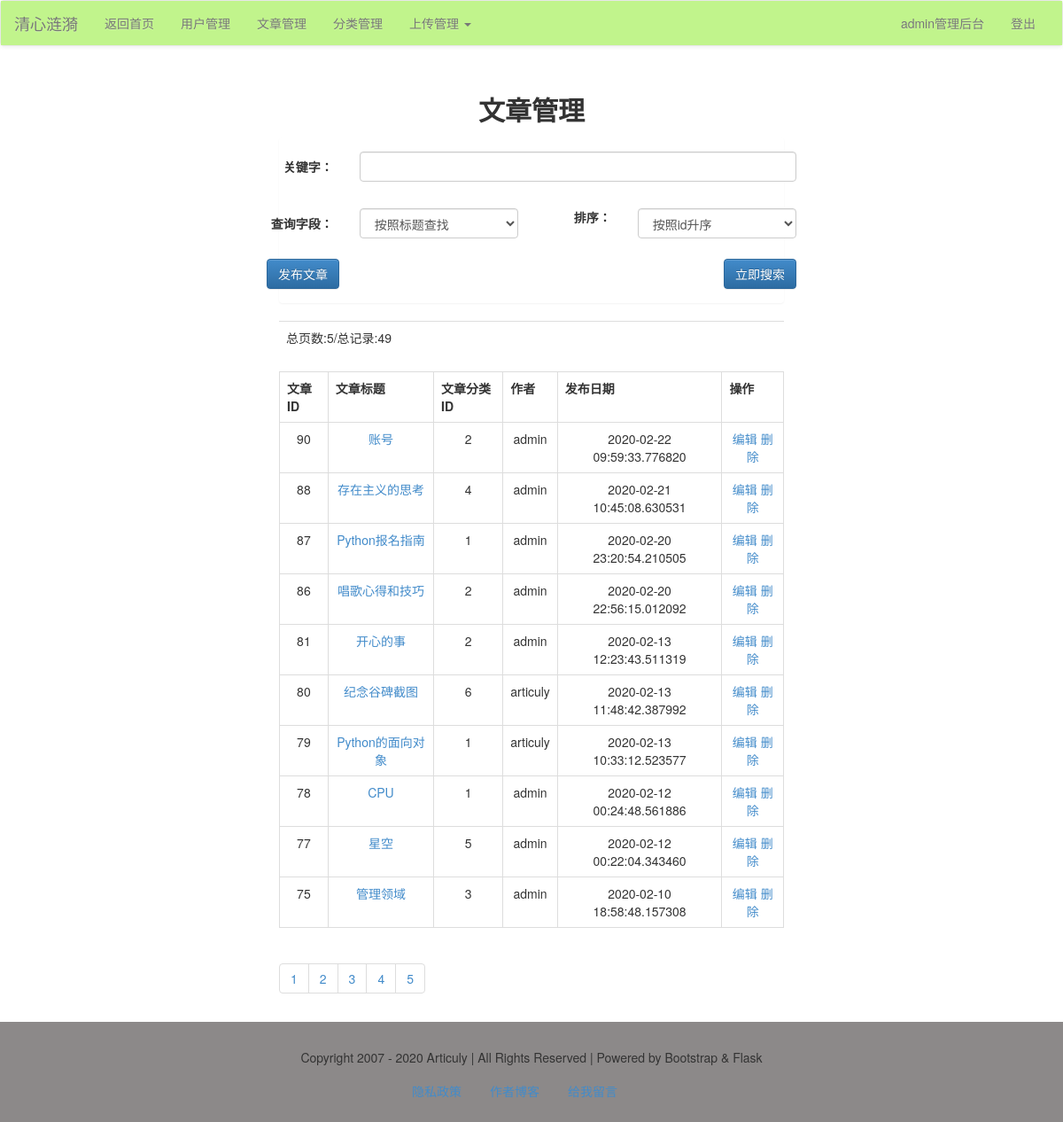
The app's page /admin/article/list/ (signed in), older data.
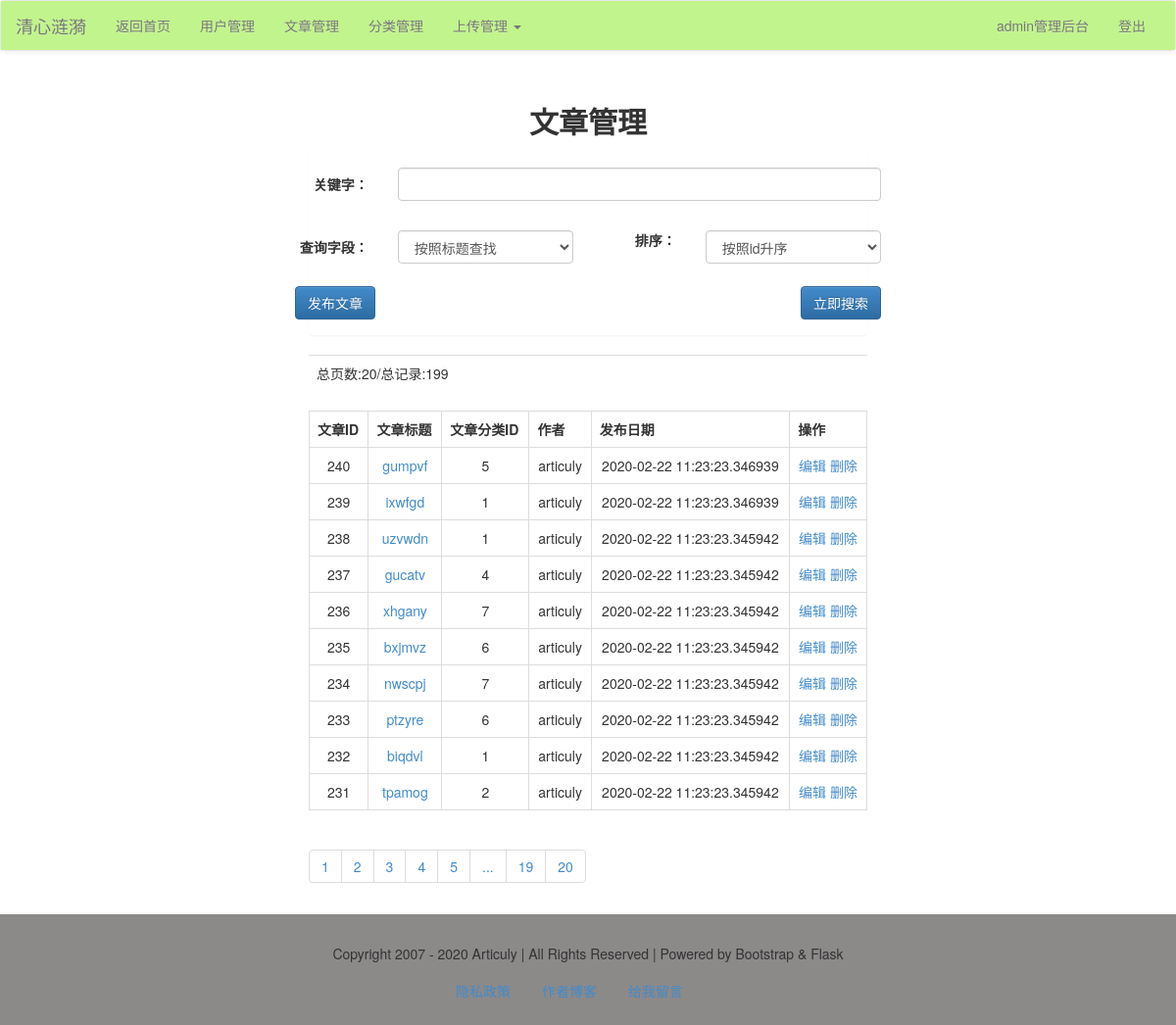
The same page, newer data.
### models.py (models this page shows)
class Article(db.Model):
    id = db.Column(db.Integer, primary_key=True)
    title = db.Column(db.String)
    thumb = db.Column(db.String)
    intro = db.Column(db.String)
    author = db.Column(db.String)
    content = db.Column(db.Text)
    pubdate = db.Column(db.DateTime, default=datetime.now)
    cate_id = db.Column(db.Integer, db.ForeignKey('category.cate_id'))

### admin/articles.py (the view)
@admin_app.route("/article/list/", methods=['get', 'post'])
def article_list():
    form = ArticleSearchForm()
    q = request.args.get('q')
    page = request.args.get('page', 1)
    if q is not None:
        form_field = request.args.get('field')
        form_order = request.args.get('order')
        print(q, page, form_field, form_order)
        if form_field == 'title':
            condition = Article.title.like('%%%s%%' % q)
        else:
            condition = Article.content.like('%%%s%%' % q)
        if form_order == '1':
            order = Article.id.asc()
        else:
            order = Article.id.desc()
        res = Article.query.filter(condition).order_by(order).paginate(int(page), 10)
        articles = res.items
        pageList = res.iter_pages()
        total = res.total
        pages = res.pages
        return render_template('admin/article/article_list.html', articles=articles, pageList=pageList,
                               total=total,
                               pages=pages, form=form, q=q, field=form_field, order=form_order)
    else:
        res = Article.query.order_by(Article.id.desc()).paginate(int(page), 10)
        articles = res.items
        pageList = res.iter_pages()
        total = res.total
        pages = res.pages
        return render_template("admin/article/article_list.html", articles=articles, pageList=pageList, total=total,
                               pages=pages, form=form)

### forms/article_form.py
class ArticleSearchForm(FlaskForm):
    q = StringField('关键字：',
                    validators=[DataRequired()],
                    render_kw={'class': 'form-control'})
    field = SelectField('查询字段：',
                        choices=[('title', '按照标题查找'), ('content', '按照内容查找')],
                        render_kw={'class': 'form-control'})
    order = SelectField('排序：', choices=[('1', '按照id升序'), ('2', '按照id降序')],
                        render_kw={'class': 'form-control'})

### admin/admin_app.py (called while the page is built)
@admin_app.before_request
@login_required
def is_admin():
    print(session['user'])
    if session['user'] != 'admin':
        print('user is someone else.')
        return redirect(url_for('login'))

### app.py (called while the page is built)
@app.context_processor
def account():
    username = session.get('user')
    return {'username': username}

@app.context_processor
def getCateList():
    cates = Category.query.all()
    return {'cates': cates}

### libs.py (called while the page is built)
def login_required(func):
    @wraps(func)
    def decorator_nest(*args, **kwargs):
        if not 'user' in session:
            return redirect(url_for('login'))
        else:
            print(func)
            return func(*args, **kwargs)
    return decorator_nest

### templates/admin/article/article_list.html (shortened to what the changed rows need)
{% extends "admin/admin_base.html" %}
{% block content %}
    <div class="container-fluid">
        <div class="row">
            <div class="main col-lg-6 col-lg-offset-3 col-md-8 col-md-offset-2 col-sm-10 col-sm-offset-1 col-xs-12">
                <h2 class="text-center"><b>文章管理</b></h2>
                <table class="table">
                    <tr>
                        <td>总页数:{{ pages }}/总记录:{{ total }}</td>
                    </tr>
                </table>
                <table class="table table-bordered">
                    <tr>
                        <th>文章ID</th>
                        <th>文章标题</th>
                        <th>文章分类ID</th>
                        <th>作者</th>
                        <th>发布日期</th>
                        <th>操作</th>
                    </tr>
                    {% for article in articles %}
                        <tr id="article_{{ article.id }}" class="text-center">
                            <td>{{ article.id }}</td>
                            <td>
                                <a href="{{ url_for("article_app.view", article_id=article.id) }}">{{ article.title }}</a>
                            </td>
                            <td>{{ article.cate_id }}</td>
                            <td>{{ article.author }}</td>
                            <td>{{ article.pubdate }}</td>
                            <td>
                                <a href="{{ url_for("admin_app.article_edit", article_id=article.id) }}"
                                   target="_blank">编辑</a>
                                <a href="javascript:delArticle({{ article.id }})">删除</a>
                            </td>
                        </tr>
                    {% endfor %}
                </table>
                <ul class="pagination">
                    {% for page in pageList %}
                        {% if page!=None %}
                            {% if q==None %}
                                <li><a href="?page={{ page }}">{{ page }}</a></li>
                            {% else %}
                                <li>
                                    <a href="?page={{ page }}&q={{ q }}&field={{ field }}&order={{ order }}">{{ page }}</a>
                                </li>
                            {% endif %}
                        {% else %}
                            <li><a href="#">...</a></li>
                        {% endif %}
                    {% endfor %}
                </ul>
            </div>
        </div>
    </div>
{% endblock %}

Row changes from the older to the newer data that the page shows:
no longer on this page (row unchanged): Article: id "90", title "账号", cate_id "2", author "admin", pubdate "2020-02-22 09:59:33.776820"
no longer on this page (row unchanged): Article: id "88", title "存在主义的思考", cate_id "4", author "admin", pubdate "2020-02-21 10:45:08.630531"
no longer on this page (row unchanged): Article: id "87", title "Python报名指南", cate_id "1", author "admin", pubdate "2020-02-20 23:20:54.210505"
no longer on this page (row unchanged): Article: id "86", title "唱歌心得和技巧", cate_id "2", author "admin", pubdate "2020-02-20 22:56:15.012092"
no longer on this page (row unchanged): Article: id "81", title "开心的事", cate_id "2", author "admin", pubdate "2020-02-13 12:23:43.511319"
no longer on this page (row unchanged): Article: id "80", title "纪念谷碑截图", cate_id "6", author "articuly", pubdate "2020-02-13 11:48:42.387992"
no longer on this page (row unchanged): Article: id "79", title "Python的面向对象", cate_id "1", author "articuly", pubdate "2020-02-13 10:33:12.523577"
no longer on this page (row unchanged): Article: id "78", title "CPU", cate_id "1", author "admin", pubdate "2020-02-12 00:24:48.561886"
no longer on this page (row unchanged): Article: id "77", title "星空", cate_id "5", author "admin", pubdate "2020-02-12 00:22:04.343460"
no longer on this page (row unchanged): Article: id "75", title "管理领域", cate_id "3", author "admin", pubdate "2020-02-10 18:58:48.157308"
added Article: id "240", title "gumpvf", cate_id "5", author "articuly", pubdate "2020-02-22 11:23:23.346939"
added Article: id "239", title "ixwfgd", cate_id "1", author "articuly", pubdate "2020-02-22 11:23:23.346939"
added Article: id "238", title "uzvwdn", cate_id "1", author "articuly", pubdate "2020-02-22 11:23:23.345942"
added Article: id "237", title "gucatv", cate_id "4", author "articuly", pubdate "2020-02-22 11:23:23.345942"
added Article: id "236", title "xhgany", cate_id "7", author "articuly", pubdate "2020-02-22 11:23:23.345942"
added Article: id "235", title "bxjmvz", cate_id "6", author "articuly", pubdate "2020-02-22 11:23:23.345942"
added Article: id "234", title "nwscpj", cate_id "7", author "articuly", pubdate "2020-02-22 11:23:23.345942"
added Article: id "233", title "ptzyre", cate_id "6", author "articuly", pubdate "2020-02-22 11:23:23.345942"
added Article: id "232", title "biqdvl", cate_id "1", author "articuly", pubdate "2020-02-22 11:23:23.345942"
added Article: id "231", title "tpamog", cate_id "2", author "articuly", pubdate "2020-02-22 11:23:23.345942"
Text that changed along with them:
{{ pages }}: "5" → "20"
{{ total }}: "49" → "199"
new list line: "19"
new list line: "20"
